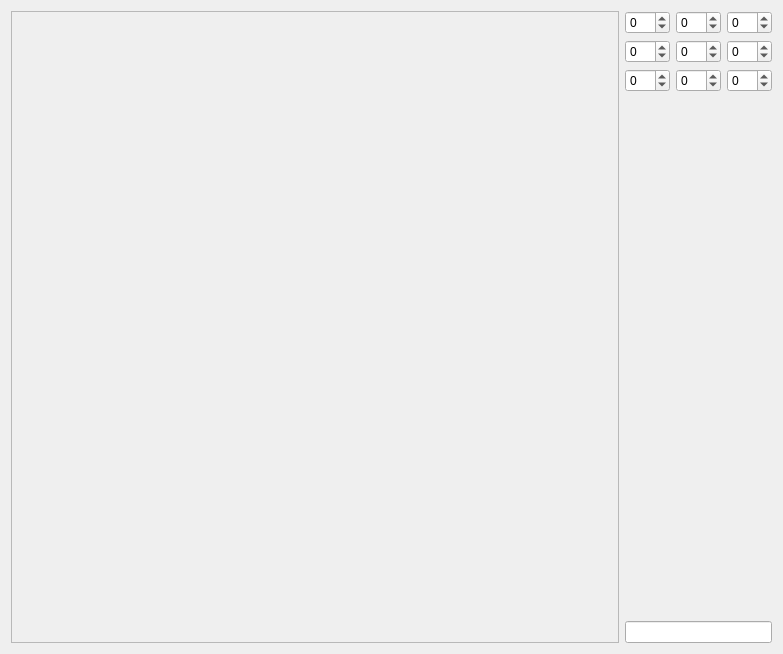
<?xml version="1.0" encoding="UTF-8"?>
<ui version="4.0">
 <class>videoProcessingClass</class>
 <widget class="QWidget" name="videoProcessingClass">
  <property name="geometry">
   <rect>
    <x>0</x>
    <y>0</y>
    <width>783</width>
    <height>654</height>
   </rect>
  </property>
  <property name="sizePolicy">
   <sizepolicy hsizetype="Preferred" vsizetype="Preferred">
    <horstretch>0</horstretch>
    <verstretch>0</verstretch>
   </sizepolicy>
  </property>
  <property name="windowTitle">
   <string>videoProcessing</string>
  </property>
  <layout class="QGridLayout" name="gridLayout_3">
   <item row="0" column="0">
    <layout class="QGridLayout" name="gridLayout_2">
     <property name="sizeConstraint">
      <enum>QLayout::SetDefaultConstraint</enum>
     </property>
     <item row="0" column="0">
      <widget class="QFrame" name="videoFrame">
       <property name="sizePolicy">
        <sizepolicy hsizetype="MinimumExpanding" vsizetype="Preferred">
         <horstretch>0</horstretch>
         <verstretch>0</verstretch>
        </sizepolicy>
       </property>
       <property name="minimumSize">
        <size>
         <width>181</width>
         <height>151</height>
        </size>
       </property>
       <property name="frameShape">
        <enum>QFrame::StyledPanel</enum>
       </property>
       <property name="frameShadow">
        <enum>QFrame::Sunken</enum>
       </property>
      </widget>
     </item>
     <item row="0" column="1">
      <layout class="QGridLayout" name="gridLayout">
       <property name="sizeConstraint">
        <enum>QLayout::SetMinimumSize</enum>
       </property>
       <item row="0" column="0">
        <widget class="QSpinBox" name="f1">
         <property name="minimum">
          <number>-99</number>
         </property>
        </widget>
       </item>
       <item row="0" column="1">
        <widget class="QSpinBox" name="f2">
         <property name="minimum">
          <number>-99</number>
         </property>
        </widget>
       </item>
       <item row="0" column="2">
        <widget class="QSpinBox" name="f3">
         <property name="minimum">
          <number>-99</number>
         </property>
        </widget>
       </item>
       <item row="1" column="0">
        <widget class="QSpinBox" name="f4">
         <property name="minimum">
          <number>-99</number>
         </property>
        </widget>
       </item>
       <item row="1" column="1">
        <widget class="QSpinBox" name="f5">
         <property name="minimum">
          <number>-99</number>
         </property>
        </widget>
       </item>
       <item row="1" column="2">
        <widget class="QSpinBox" name="f6">
         <property name="minimum">
          <number>-99</number>
         </property>
        </widget>
       </item>
       <item row="2" column="0">
        <widget class="QSpinBox" name="f7">
         <property name="minimum">
          <number>-99</number>
         </property>
        </widget>
       </item>
       <item row="2" column="1">
        <widget class="QSpinBox" name="f8">
         <property name="minimum">
          <number>-99</number>
         </property>
        </widget>
       </item>
       <item row="2" column="2">
        <widget class="QSpinBox" name="f9">
         <property name="minimum">
          <number>-99</number>
         </property>
        </widget>
       </item>
       <item row="3" column="1" colspan="2">
        <spacer name="verticalSpacer">
         <property name="orientation">
          <enum>Qt::Vertical</enum>
         </property>
         <property name="sizeHint" stdset="0">
          <size>
           <width>20</width>
           <height>40</height>
          </size>
         </property>
        </spacer>
       </item>
       <item row="4" column="0" colspan="3">
        <widget class="QLineEdit" name="lineEdit"/>
       </item>
      </layout>
     </item>
    </layout>
   </item>
  </layout>
 </widget>
 <layoutdefault spacing="6" margin="11"/>
 <resources>
  <include location="videoprocessing.qrc"/>
 </resources>
 <connections/>
</ui>
